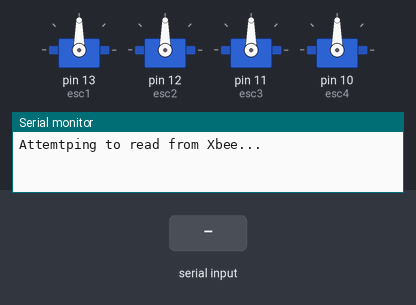
A sketch run on a simulated Arduino Uno, built with avr-gcc and run on an emulated ATmega328P. Shown: 4 × servo, the last lines printed to the serial monitor. Inputs (shaded band) come from the test bench.

Above: at 1.2 s.
1.3 s: "<k90>" received over Serial
At 2.4 s:
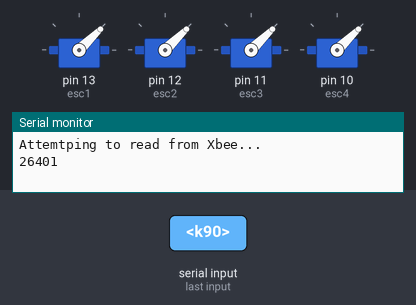
2.8 s: "<90,45>" received over the second serial link
At 3.5 s:
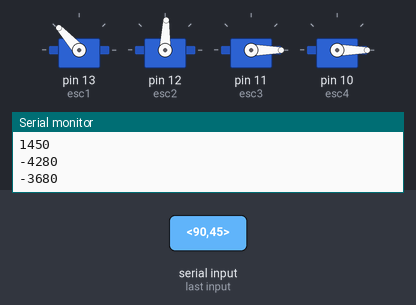
4.3 s: "<30,150>" received over the second serial link
At 4.7 s:
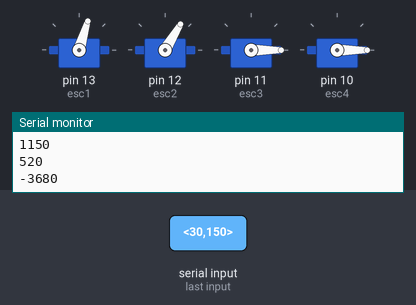
5.8 s: "<5>" received over the second serial link
At 7.0 s:
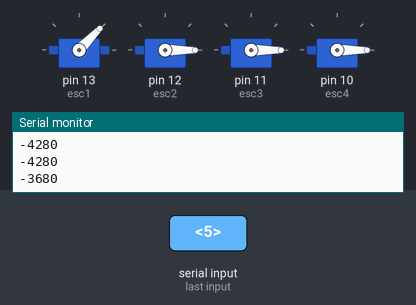
7.3 s: "<200>" received over the second serial link
At 8.2 s:
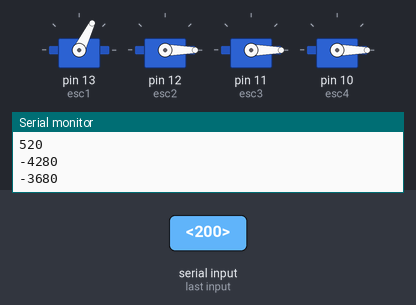
8.8 s: "<k90>" received over the second serial link
At 9.3 s:
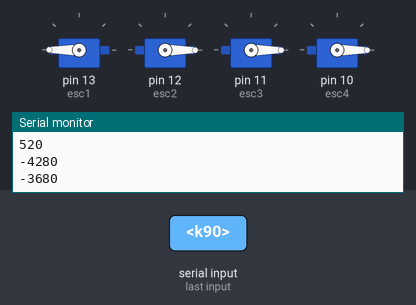
Timing chart, 0 to 11.3 s (numbered marks = the images above; inputs shaded):
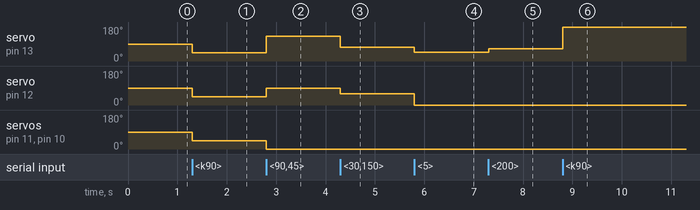

The sketch:

xbee_esc_control.ino
```cpp
#include <SoftwareSerial.h>
#include <Servo.h>

SoftwareSerial XBee(2, 3); // RX, TX

const byte commandSize = 2;
char commandBuffer[commandSize * 4 - 1];
const char delimiter = ',';
const char start = '<';
const char finish = '>';
boolean writing = false;
int x = 0;

int commands[] = {0, 0, 0, 0};

Servo esc1, esc2, esc3, esc4;

void setup()
{
  XBee.begin(9600);
  Serial.begin(9600);
  Serial.println("Attemtping to read from Xbee...");

  esc1.attach(13);
  esc2.attach(12);
  esc3.attach(11);
  esc4.attach(10);
}

void loop()
{
  readXBee();

}

void readXBee()
{
  if (XBee.available())
  {
    char c = XBee.read();
    if (c == finish)
    {
      writing = false;
      x = 0;
      parseBuffer();
      executeCommands();
      clearCommands();
    }
    if (writing)
    {
      if (c != delimiter)
      {
        commandBuffer[x] = c;
        x += 1;
      }
    }
    if (c == start)
    {
      writing = true;
    }
  }
  char s = Serial.read();
    if (s == 'k')
    {
      Serial.println('Killing!');
      esc1.writeMicroseconds(1000);
      esc2.writeMicroseconds(1000);
      esc3.writeMicroseconds(1000);
      esc4.writeMicroseconds(1000);
    }
}

void executeCommands()
{
  Serial.println();
  for (int i = 0; i < 4; i += 1)
  {
    commands[i] = ((commands[i] / (pow(10, commandSize))) * (1000.0)) + 1000.0;
    Serial.println(commands[i]);
  }

  esc1.writeMicroseconds(commands[0]);
  esc2.writeMicroseconds(commands[1]);
  esc3.writeMicroseconds(commands[2]);
  esc4.writeMicroseconds(commands[3]);
}

void clearCommands()
{
  for (int i = 0; i < sizeof(commands); i += 1)
  {
    commands[i] = 0;
  }
}

void parseBuffer() {
  for (int motor = 0; motor < 4; motor += 1)
  {
    for (int p = 0; p < commandSize; p += 1)
    {
      int index = (motor * commandSize) + p;
      int k = pow(10, 1 - p);
      int a = commandBuffer[index] - 48;
      commands[motor] += (a * k);
    }
  }
}
```

Measured:
- after the input at 1.3 s, servo on pin 13 (esc1), servo on pin 12 (esc2), servo on pin 11 (esc3), servo on pin 10 (esc4): 90° → 44° at once
- after the input at 2.8 s, servo on pin 13 (esc1): 44° → 132° at once; servo on pin 12 (esc2): 44° → 88° at once; servo on pin 11 (esc3), servo on pin 10 (esc4): 44° → 0° at once
- after the input at 4.3 s, servo on pin 13 (esc1): 132° → 73° at once; servo on pin 12 (esc2): 88° → 59° at once
- after the input at 5.8 s, servo on pin 13 (esc1): 73° → 46° at once; servo on pin 12 (esc2): 59° → 0° at once
- after the input at 7.3 s, servo on pin 13 (esc1): 46° → 64° at once
- after the input at 8.8 s, servo on pin 13 (esc1): 64° → 180° at once
